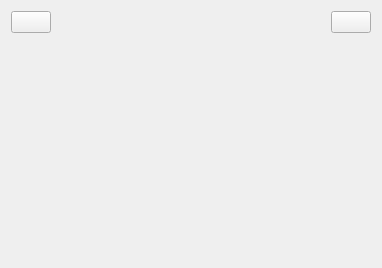
<?xml version="1.0" encoding="UTF-8"?>
<ui version="4.0">
 <class>MasterView</class>
 <widget class="QWidget" name="MasterView">
  <property name="geometry">
   <rect>
    <x>0</x>
    <y>0</y>
    <width>382</width>
    <height>268</height>
   </rect>
  </property>
  <property name="windowTitle">
   <string>MasterView</string>
  </property>
  <layout class="QVBoxLayout" name="verticalLayout">
   <item>
    <layout class="QHBoxLayout" name="horizontalLayout">
     <item>
      <widget class="QPushButton" name="btBack">
       <property name="text">
        <string/>
       </property>
       <property name="icon">
        <iconset resource="lab4.qrc">
         <normaloff>:/img/back.png</normaloff>:/img/back.png</iconset>
       </property>
      </widget>
     </item>
     <item>
      <spacer name="horizontalSpacer">
       <property name="orientation">
        <enum>Qt::Horizontal</enum>
       </property>
       <property name="sizeHint" stdset="0">
        <size>
         <width>40</width>
         <height>20</height>
        </size>
       </property>
      </spacer>
     </item>
     <item>
      <widget class="QLabel" name="labelTitle">
       <property name="text">
        <string/>
       </property>
      </widget>
     </item>
     <item>
      <spacer name="horizontalSpacer_2">
       <property name="orientation">
        <enum>Qt::Horizontal</enum>
       </property>
       <property name="sizeHint" stdset="0">
        <size>
         <width>40</width>
         <height>20</height>
        </size>
       </property>
      </spacer>
     </item>
     <item>
      <widget class="QPushButton" name="btLogout">
       <property name="text">
        <string/>
       </property>
       <property name="icon">
        <iconset resource="lab4.qrc">
         <normaloff>:/img/logout.png</normaloff>:/img/logout.png</iconset>
       </property>
      </widget>
     </item>
    </layout>
   </item>
   <item>
    <widget class="QStackedWidget" name="stackedWidget"/>
   </item>
  </layout>
 </widget>
 <resources>
  <include location="lab4.qrc"/>
 </resources>
 <connections/>
</ui>
